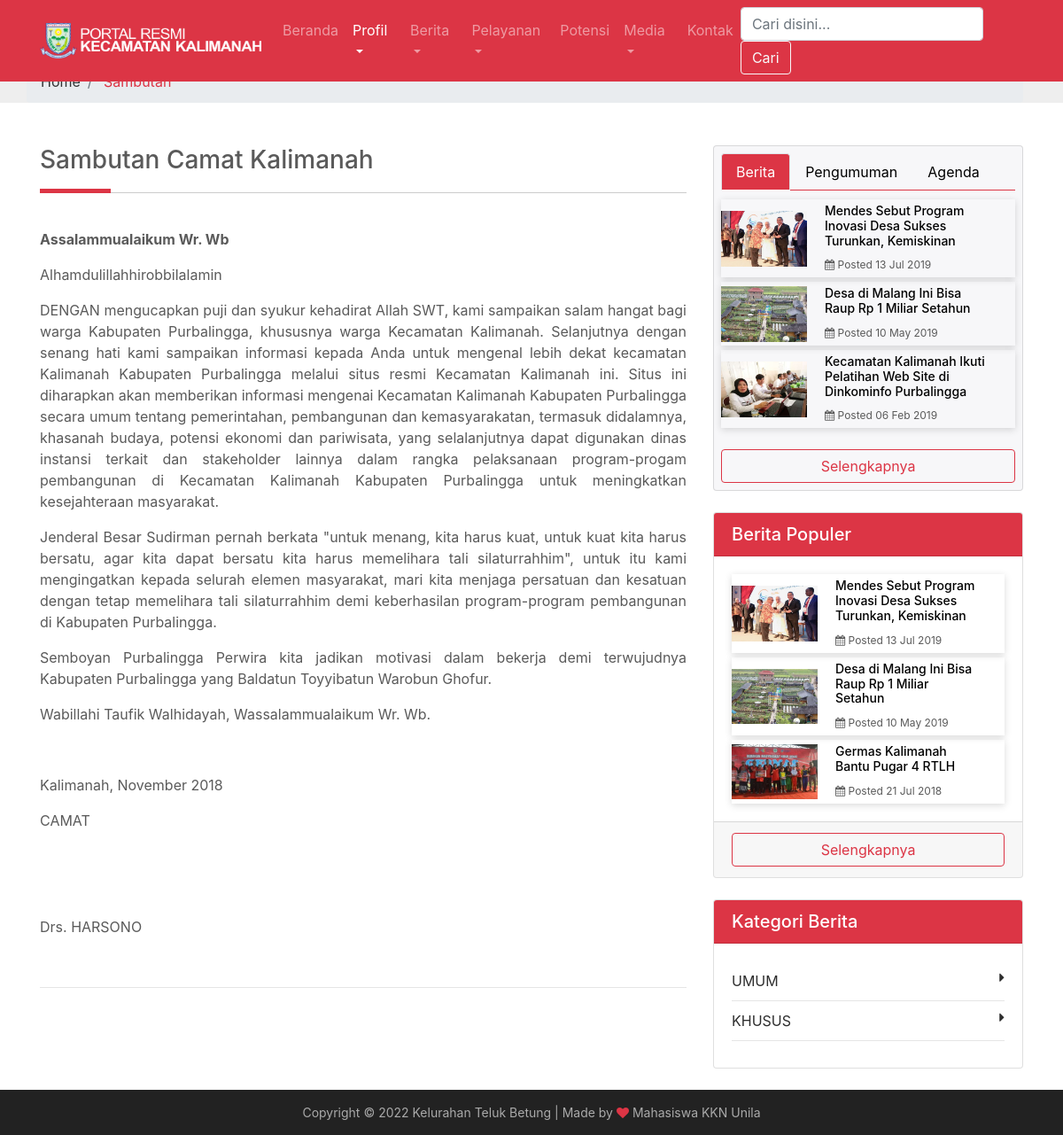
/index.php/sambutan, run on an earlier commit of the app's database.
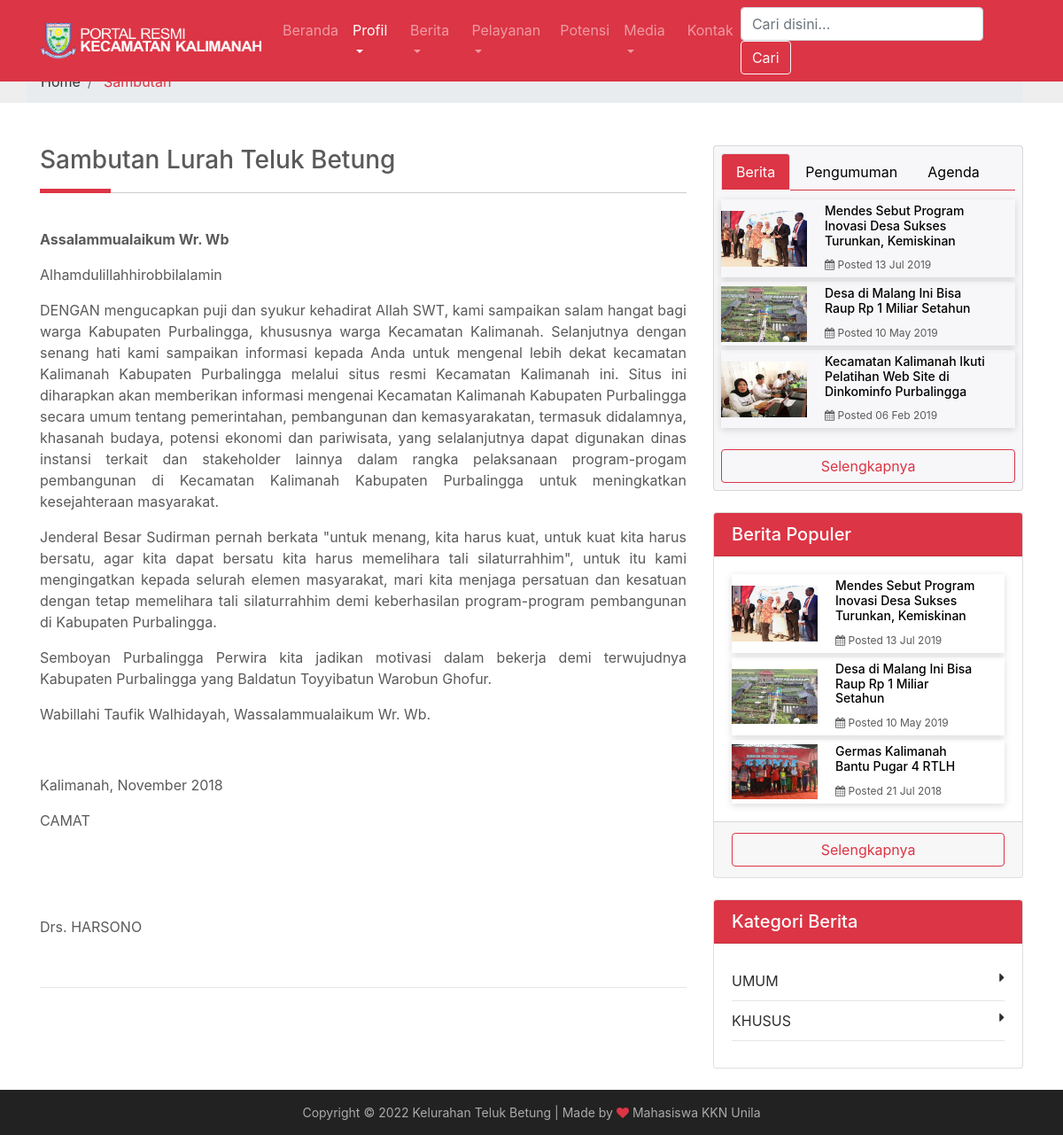
And on a later commit of the database.
### tables this page shows
CREATE TABLE `tb_identitas` (
  `id` int(11) NOT NULL,
  `favicon` varchar(255) NOT NULL,
  `brand` varchar(255) NOT NULL,
  `email` varchar(80) NOT NULL,
  `alamat` varchar(255) NOT NULL,
  `telepon` varchar(13) NOT NULL,
  `maps` text
);

CREATE TABLE `tb_statis` (
  `id` int(11) NOT NULL,
  `judul` varchar(100) NOT NULL,
  `isi` text NOT NULL,
  `gambar` varchar(255) DEFAULT NULL
);

CREATE TABLE `tb_berita` (
  `id` int(11) NOT NULL,
  `judul` varchar(150) NOT NULL,
  `tanggal` datetime NOT NULL,
  `isi` text NOT NULL,
  `gambar` varchar(255) DEFAULT NULL,
  `tayang` int(11) DEFAULT '0',
  `slug` varchar(200) DEFAULT NULL,
  `userid` int(11) DEFAULT NULL,
  `kategoriid` int(11) DEFAULT NULL
);

CREATE TABLE `tb_kategori` (
  `id` int(11) NOT NULL,
  `nama` varchar(30) NOT NULL
);

### application/controllers/Sambutan.php (called while the page is built, shortened)
<?php
class Sambutan extends CI_Controller {
	function __construct() {
		$this->load->model('m_berita');
		$this->load->model('m_statis');
		$this->load->model('m_kategori');
		$this->load->model('m_pengumuman');
		$this->load->model('m_agenda');
		$this->load->model('m_pengunjung');
		$this->load->model('m_instagram');
		$this->load->model('m_identitas');
	}
	function index() {
		$x['agendaterbaru'] = $this->m_agenda->get_agenda_terbaru();
		$x['allkate'] = $this->m_kategori->get_all_kategori();
		$x['pengumumanterbaru'] = $this->m_pengumuman->get_pengumuman_terbaru();
		$x['populer'] = $this->m_berita->get_berita_populer();
		$x['beritaterbaru'] = $this->m_berita->get_berita_terbaru();
		$x['statis'] = $this->m_statis->get_all_sambutan();
		$x['ig'] = $this->m_instagram->get_all_instagram();
		$x['iden'] = $this->m_identitas->get_all_identitas();
		$this->load->view('sambutan', $x);
	}
}

### index.php (called while the page is built, shortened)
<?php
require_once BASEPATH . 'core/CodeIgniter.php';

### application/models/M_identitas.php (called while the page is built, shortened)
<?php
class M_identitas extends CI_Model {
	function get_all_identitas() {
		$hsl = $this->db->get_where('tb_identitas', array('id' => '1'));
		return $hsl;
	}
}

### application/models/M_statis.php (called while the page is built, shortened)
<?php
class M_statis extends CI_Model {
	function get_all_sambutan() {
		return $hsl = $this->db->get_where('tb_statis', array('id' => '1'));
	}
}

### application/models/M_berita.php (called while the page is built, shortened)
<?php
class M_berita extends CI_Model {
	function get_berita_populer() {
		$this->db->select('*,DATE_FORMAT(tanggal,"%d %M %Y %h:%i") AS tanggal1');
		$this->db->from('tb_berita');
		$this->db->join('tb_user', 'tb_user.id = tb_berita.userid', 'INNER');
		$this->db->order_by('tayang', 'DESC');
		$this->db->limit(3);
		$hsl = $this->db->get();
		return $hsl;
	}
	function get_berita_terbaru() {
		$this->db->select('*,DATE_FORMAT(tanggal,"%d %M %Y %h:%i") AS tanggal1');
		$this->db->from('tb_berita');
		$this->db->join('tb_user', 'tb_user.id = tb_berita.userid', 'INNER');
		$this->db->order_by('tanggal', 'DESC');
		$this->db->limit(3);
		$hsl = $this->db->get();
		return $hsl;
	}
}

### application/models/M_kategori.php (called while the page is built, shortened)
<?php
class M_kategori extends CI_Model {
	function get_all_kategori() {
		$hsl = $this->db->query("select * from tb_kategori");
		return $hsl;
	}
}

### application/views/template/widget.php (the view, shortened to what this page needs)
<div class="widgett" >
  <nav style="margin-bottom: 10px;">
    <div class="nav nav-tabs border-danger" id="nav-tab" role="tablist">
      <a class="nav-item nav-link active" id="nav-berita-tab" data-toggle="tab" href="#nav-berita" role="tab" aria-controls="nav-berita" aria-selected="true">Berita</a>
      <a class="nav-item nav-link" id="nav-pengumuman-tab" data-toggle="tab" href="#nav-pengumuman" role="tab" aria-controls="nav-pengumuman" aria-selected="true">Pengumuman</a>
      <a class="nav-item nav-link" id="nav-agenda-tab" data-toggle="tab" href="#nav-agenda" role="tab" aria-controls="nav-agenda" aria-selected="false">Agenda</a>
    </div>
  </nav>
  <div class="tab-content" id="nav-tabContent">
    <div class="tab-pane fade show active" id="nav-berita" role="tabpanel" aria-labelledby="nav-berita-tab">
     <?php foreach ($beritaterbaru->result() as $row): ?>
       <a href="<?php echo site_url('berita/vw-' . $row->slug); ?>">
        <div class="single-blog-post post-style-2 d-flex align-items-center">
          <div class="post-thumbnail">
            <img src="<?php echo base_url() . 'assets/images/' . $row->gambar; ?>" alt="" class="img-fluid" width="100">
          </div>
          <div class="post-content">
           <a href="<?php echo site_url('berita/vw-' . $row->slug); ?>" class="headline">
             <h5><?php echo $row->judul; ?></h5>
           </a>
           <div class="post-meta">
            <p><i class="fa fa-calendar"></i> Posted <?php echo date("d", strtotime($row->tanggal1)); ?> <?php echo date("M Y", strtotime($row->tanggal1)); ?></p>
          </div>
        </div>
      </div>
    </a>
  <?php endforeach;?>
  <br>
  <a href="<?php echo site_url('berita'); ?>" class="btn btn-outline-danger btn-block">Selengkapnya</a>
</div>
</div>
</div>
<div class="card my-4">
  <h5 class="card-header bg-danger text-white">Berita Populer</h5>
  <div class="card-body">
    <?php foreach ($populer->result() as $row): ?>
     <a href="<?php echo site_url('berita/vw-' . $row->slug); ?>">
      <div class="single-blog-post post-style-2 d-flex align-items-center">
        <div class="post-thumbnail">
          <img src="<?php echo base_url() . 'assets/images/' . $row->gambar; ?>" alt="" class="img-fluid" width="100">
        </div>
        <div class="post-content">
          <a href="<?php echo site_url('berita/vw-' . $row->slug); ?>" class="headline">
           <h5><?php echo $row->judul; ?></h5>
         </a>
         <div class="post-meta">
          <p><i class="fa fa-calendar"></i> Posted <?php echo date("d", strtotime($row->tanggal1)); ?> <?php echo date("M Y", strtotime($row->tanggal1)); ?></p>
        </div>
      </div>
    </div>
  </a>
<?php endforeach;?>
</div>
<div class="card-footer">
  <a href="<?php echo site_url('berita'); ?>" class="btn btn-outline-danger btn-block">Selengkapnya</a>
</div>
</div>
<div class="card my-4">
 <h5 class="card-header bg-danger text-white">Kategori Berita</h5>
 <div class="card-body">
  <div class="blog-category_block">
    <ul>
      <?php foreach ($allkate->result() as $row): ?>
        <li><a href="<?php echo site_url('berita/kategori/' . str_replace(" ", "-", $row->nama)); ?>"><?php echo $row->nama; ?><i class="fa fa-caret-right" aria-hidden="true"></i></a></li>
      <?php endforeach;?>
    </ul>
  </div>
</div>
</div>

### application/views/template/header.php (shortened to what this page needs)
<?php $iden = $iden->row_array()?>
<!DOCTYPE html>
<html>
<head>
	<link href="<?=base_url('assetss/css/bootstrap.min.css')?>" rel="stylesheet">
	<link href="<?=base_url('assetss/css/carousel.css')?>" rel="stylesheet">
	<link href="<?=base_url('assetss/css/style.css')?>" rel="stylesheet">
	<link rel="stylesheet" href="<?php echo base_url('assetss/fonts/font-awesome-4.7.0/css/font-awesome.min.css') ?>">
	<link rel="stylesheet" type="text/css" href="<?php echo base_url('assetss/css/jssocials.css') ?>" />
	<link rel="stylesheet" type="text/css" href="<?php echo base_url('assetss/css/jssocials-theme-flat.css') ?>" />
	<link rel="stylesheet" type="text/css" href="<?php echo base_url('assetss/fancybox/jquery.fancybox.min.css') ?>">
	<link rel="stylesheet" href="<?php echo base_url('assetss/css/compact-gallery.css') ?>">
	<link rel="stylesheet" href="<?php echo base_url('assetss/fullcalendar/fullcalendar.min.css') ?>">
	<link rel="stylesheet" href="<?php echo base_url('assetss/fullcalendar/fullcalendar.print.css') ?>" media="print">
	<link href="<?php echo base_url('assetss/css/dataTables.bootstrap4.min.css') ?>" rel="stylesheet">
</head>
<body>

### application/views/template/menu.php (shortened to what this page needs)
<?php $iden = $iden->row_array()?>
<header>
  <nav class="navbar navbar-expand-xl navbar-dark fixed-top bg-danger">
    <div class="container">
      <a class="navbar-brand" href="<?php echo site_url() ?>">
        <img src="<?php echo base_url() . 'assetss/favicon/' . $iden['brand'] ?>" width="250" height="40" alt="">
      </a>
      <div class="collapse navbar-collapse" id="navbarCollapse">
        <ul class="navbar-nav mr-auto">
          <li <?php echo (($this->uri->segment(1) == "beranda" || $this->uri->segment(1) == "") ? 'class="nav-item active"' : 'class="nav-item"') ?>>
            <a class="nav-link" href="<?php echo base_url() . 'beranda'; ?>">Beranda<span class="sr-only">(current)</span></a>
          </li>
          <li class="nav-item dropdown <?php if ($this->uri->segment(1) == "sambutan" || $this->uri->segment(1) == "strukturorganisasi" || $this->uri->segment(1) == "visimisi" || $this->uri->segment(1) == "profilpegawai" || $this->uri->segment(1) == "desa") {
	echo 'active'
	;
}
?>">
         <a class="nav-link dropdown-toggle" href="#" id="navbarDropdown" role="button" data-toggle="dropdown" aria-haspopup="true" aria-expanded="false">
          Profil
        </a>
      </li>
      <li class="nav-item dropdown  <?php if ($this->uri->segment(1) == "berita" || $this->uri->segment(1) == "agenda" || $this->uri->segment(1) == "pengumuman") {
	echo 'active';}?>">
       <a class="nav-link dropdown-toggle" href="#" id="navbarDropdown" role="button" data-toggle="dropdown" aria-haspopup="true" aria-expanded="false">
        Berita
      </a>
    </li>
    <li class="nav-item dropdown  <?php if ($this->uri->segment(1) == "alurpelayanan" || $this->uri->segment(1) == "denahpelayanan" || $this->uri->segment(1) == "jenispelayanan") {
	echo 'active';}?>">
     <a class="nav-link dropdown-toggle" href="#" id="navbarDropdown" role="button" data-toggle="dropdown" aria-haspopup="true" aria-expanded="false">
      Pelayanan
    </a>
  </li>
  <li <?php echo (($this->uri->segment(1) == "potensi") ? 'class="nav-item active"' : 'class="nav-item "') ?>>
    <li <?php echo (($this->uri->segment(1) == "potensi") ? 'class="nav-item active"' : 'class="nav-item "') ?>>
      <a class="nav-link" href="<?php echo base_url() . 'potensi'; ?>">Potensi</a>
    </li>
    <li class="nav-item dropdown <?php if ($this->uri->segment(1) == "media" || $this->uri->segment(1) == "download") {
	echo 'active';}?>">
     <a class="nav-link dropdown-toggle" href="#" id="navbarDropdown" role="button" data-toggle="dropdown" aria-haspopup="true" aria-expanded="false">
      Media
    </a>
  </li>
  <li <?php echo (($this->uri->segment(1) == "kontak") ? 'class="nav-item active"' : 'class="nav-item "') ?>>
    <a class="nav-link" href="<?php echo base_url() . 'kontak'; ?>">Kontak</a>
  </li>
</ul>
<form class="form-inline mt-2 mt-md-0"  action="<?php echo site_url('berita/search'); ?>" method="get" >
  <input class="form-control mr-sm-2" type="text" placeholder="Cari disini..." aria-label="Search" name="keyword">
  <button class="btn btn-outline-light my-2 my-sm-0" type="submit">Cari</button>
</form>
</div>
</div>
</nav>
</header>

### application/views/sambutan.php (shortened to what this page needs)
<?php $this->load->view('template/header');
$this->load->view('template/menu')?>
<div class="marketing">
  <?php $this->load->view('template/pathway')?>
  <div class="container">
    <div class="row">
<?php $row = $statis->row_array()?>
      <div class="col-md-8">
        <h3 class="p-title"><?php echo $row['judul'] ?> <span style="color:#DC3545;"></span></h3>
        <div>
          <?php echo $row['isi'] ?>
        </div>
        <hr>
      </div>
      <div class="col-md-4">
       <?php $this->load->view('template/widget')?>
      </div>
    </div>
  </div>
</div>
<?php $this->load->view('template/footer')?>

### application/views/template/pathway.php
<div class="pathway">
	<div class="container">
		<ol class="breadcrumb">
			<li class="breadcrumb-item"><a href="<?php echo base_url() . '/beranda' ?>">Home</a></li>
			<?php foreach ($this->uri->segments as $segment): ?>
				<?php
$url = substr($this->uri->uri_string, 0, strpos($this->uri->uri_string, $segment)) . $segment;
$is_active = $url == $this->uri->uri_string;
?>
				<li class="breadcrumb-item <?php echo $is_active ? 'active' : '' ?>">
					<?php if ($is_active): ?>
						<?php echo ucfirst($segment) ?>
						<?php else: ?>
							<a href="<?php echo site_url($url) ?>"><?php echo ucfirst($segment) ?></a>
						<?php endif;?>
					</li>
				<?php endforeach;?>
			</ol>
	</div>
</div>

### application/views/template/footer.php (shortened to what this page needs)
<div id="footer" class="footer">
	<div class="container">
		Copyright &copy;  <?php echo date("Y") ?> Kelurahan Teluk Betung | Made by <span i class="fa fa-heart" style="color:#DC3545"> </span> Mahasiswa KKN Unila </a>
	</div>
</div>
</body>
</html>

### assetss/css/carousel.css (style rules this page uses)
body { padding-top: 3rem; color: #5a5a5a; }

### assetss/css/style.css (style rules this page uses)
html, body { height: 100%; }
.footer { position: relative; clear:both; padding-top:20px; }
.blog-category_block ul { margin: 0; padding: 0; }
.blog-category_block ul li { list-style: none; margin: 10px 0; border-bottom: 1px solid rgba(0, 0, 0, 0.1); }
.blog-category_block ul li a { color: #2d2d2d; text-decoration: none; padding-bottom: 10px; display: block; }
.blog-category_block ul li a i { float: right; }
.widgett { background-color: #F7F7F9 !important; border: 1px solid rgba(0,0,0,.125); border-radius: .25rem; padding: .5rem; }
.pathway { background:#eee; }
.breadcrumb { margin:20px 0 0 -15px; }
.breadcrumb a { color:#333; }
.breadcrumb-item.active { color: #DC3545; }
#footer { background:#222; padding:15px 0; color:#aaa; font-size:14px; text-align: center; }
.nav-tabs .nav-item.show .nav-link, .nav-tabs .nav-link.active { background-color: #DC3545; color: #ffffff; }
a { color:#000000; }
.p-title { position: relative; padding-bottom: 20px; margin-bottom: 40px; }
.p-title:after { content:''; position: absolute; bottom: 0; left: 0; width: 100%; height: 1px; background: #ccc; }
.p-title:before { content:''; position: absolute; bottom: 0; left: 0; width: 80px; height: 5px; background: #DC3545; z-index: 1 !important; }
.single-blog-post { position: relative; z-index: 1; box-shadow: 0 2px 8px rgba(0, 0, 0, 0.15); margin-bottom: 5px; }
.single-blog-post .post-thumbnail { position: relative; z-index: 1; }
.single-blog-post .post-content { padding: 20px 30px; }
.single-blog-post .post-content .headline h5 { font-size: 18px; margin-bottom: 10px; }
.single-blog-post .post-content p { margin-bottom: 20px; }
.single-blog-post .post-content .post-meta p { margin-bottom: 0; font-size: 12px; }
.single-blog-post.post-style-2 { margin-bottom: 5px; }
.single-blog-post.post-style-2 .post-thumbnail { -webkit-box-flex: 0; -ms-flex: 0 0 97px; flex: 0 0 97px; min-width: 97px; margin-right: 15px; }
.single-blog-post.post-style-2 .post-content { padding: 5px 30px 5px 5px; }
.single-blog-post.post-style-2 .post-content .headline h5 { font-size: 14px; margin-bottom: 10px; }
.single-blog-post.post-style-2:last-of-type { margin-bottom: 0; }

What changed in the data, as far as the page shows it:
changed tb_statis: judul "Sambutan Camat Kalimanah" → "Sambutan Lurah Teluk Betung"
